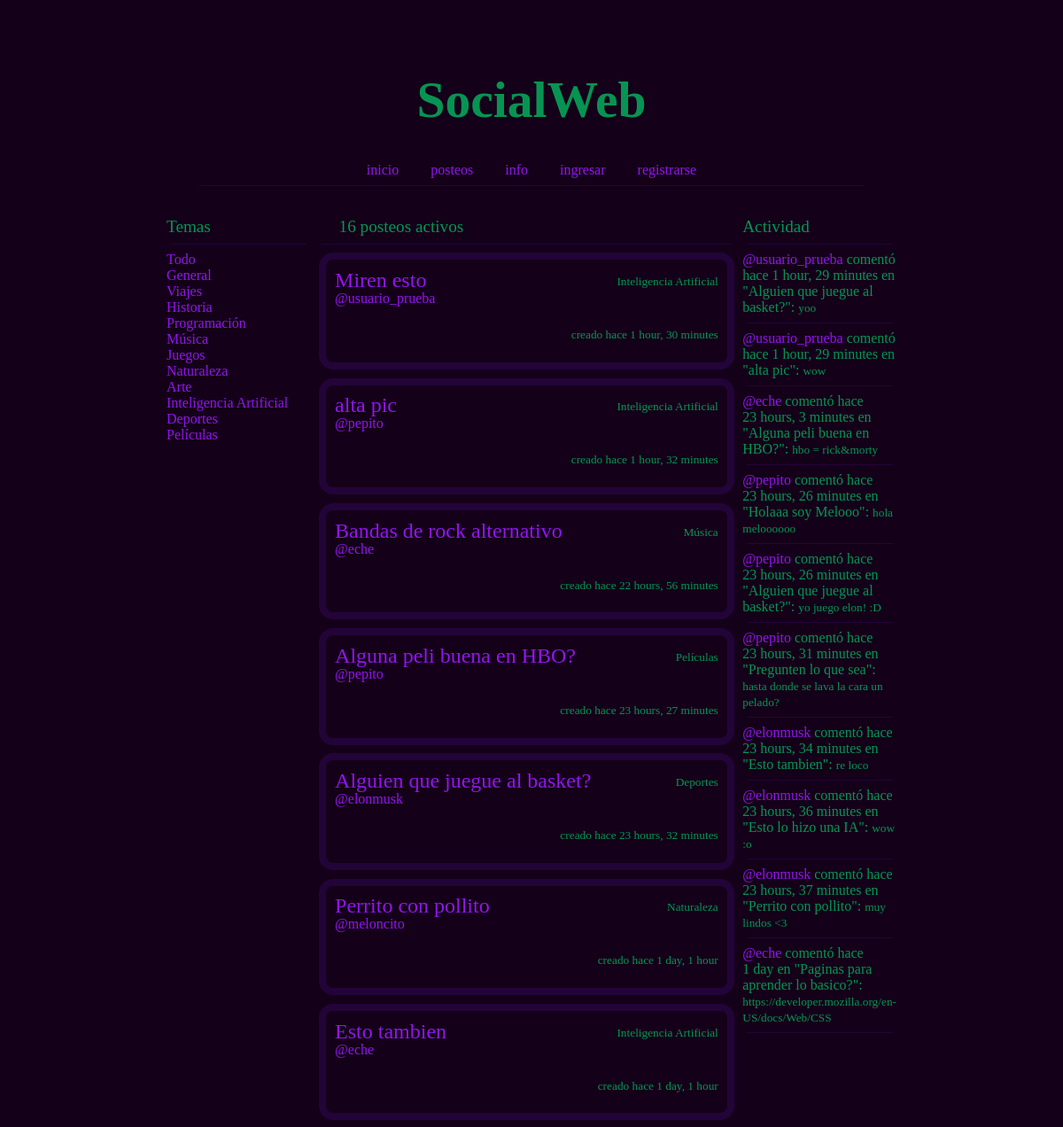
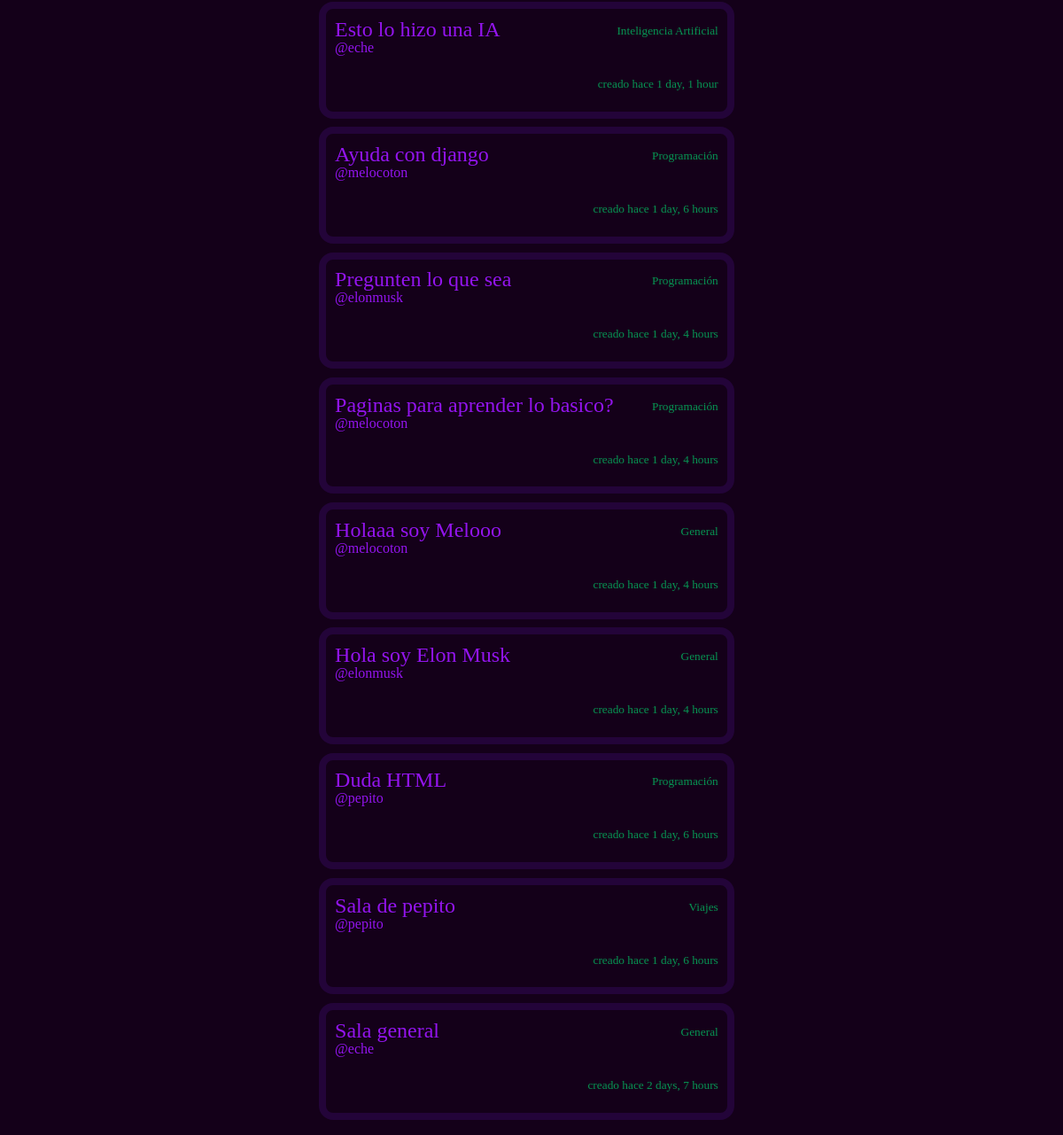
/posts/, run on the app's committed database (2 pictures, top to bottom).
### core/models.py (models this page shows, shortened)
class Topic(models.Model):
    name = models.CharField(max_length=200)

class Room(models.Model):
    host = models.ForeignKey(User, on_delete=models.SET_NULL, null=True)
    topic = models.ForeignKey(Topic, on_delete=models.SET_NULL, null=True)
    name = models.CharField(max_length=100)
    image = models.ImageField(upload_to='images/', null=True, blank=True)
    description = models.TextField(null=True, blank=True)
    participants = models.ManyToManyField(User, related_name="participants", blank=True)
    updated = models.DateTimeField(auto_now=True)
    created = models.DateTimeField(auto_now_add=True)
    class Meta:
        ordering = ["-updated", "-created"]
    def __str__(self):
        return str(self.name)

class Message(models.Model):
    user = models.ForeignKey(User, on_delete=models.CASCADE)
    room = models.ForeignKey(Room, on_delete=models.CASCADE)
    body = models.TextField()
    updated = models.DateTimeField(auto_now=True)
    created = models.DateTimeField(auto_now_add=True)
    class Meta:
        ordering = ["-updated", "-created"]
    def __str__(self):
        return str(self.body[0:50])

### core/views.py (the view)
# urls.py: path("posts/", views.home, name="home"),
def home(request):
    q = request.GET.get('q') if request.GET.get('q') != None else ''
    rooms = Room.objects.filter(
        Q(topic__name__icontains=q) |
        Q(name__icontains=q) |
        Q(host__username__icontains=q) |
        Q(description__icontains=q)
        )
    topics = Topic.objects.all()
    room_count = rooms.count()
    room_messages = Message.objects.filter(Q(room__name__icontains=q))
    context = {"rooms": rooms, "topics": topics, "room_count": room_count, "room_messages": room_messages}
    return render(request, "core/home.html", context)

### templates/core/home.html (shortened to what this page needs)
{% extends 'core/main.html' %}
{% block content %}
<div class="home-container">
    <div>
        {% include "core/topics_component.html" %}
    </div>
    <div>
        <br>
        <big class="info">{{room_count}} posteos activos</big>
        <hr>
        {% include "core/feed_component.html" %}
    </div>
    <div>
        {% include "core/activity_component.html" %}
    </div>
</div>
{% endblock %}

### templates/core/topics_component.html
<br>
<big>Temas</big>
<hr>
<div>
    <a href="{% url 'home' %}">Todo</a>
</div>
{% for topic in topics %}
<div>
    <a href="{% url 'home' %}?q={{topic.name}}">{{topic.name}}</a>
</div>
{% endfor %}

### templates/core/feed_component.html (shortened to what this page needs)
<div>
    {% for room in rooms %}
        <div class="room">
            <big class="room-title"><a href="{% url 'room' room.id %}">{{room.name}}</a></big>
            <small class="topic">{{room.topic.name}}</small>
            <br>
            {% if room.host.id %}
            <a href="{% url 'user-profile' room.host.id  %}">@{{room.host.username}}</a>
            {% endif %}
            <br>
            <small class="creation-date">creado hace {{room.created|timesince}}</small>
            <br>
        </div>
    {% endfor %}
</div>

### templates/core/activity_component.html (shortened to what this page needs)
<br>
<big>Actividad</big>
<hr>
{% for message in room_messages|slice:":10" %}
    <div>
        <a href="{% url 'user-profile' message.user.id %}">@{{message.user}}</a> comentó hace {{message.created|timesince}} en "{{message.room}}":</small>
        <small>{{message}}</small>
        <hr>
    </div>
{% endfor %}

### templates/core/index.html (style rules this page uses)
html { background: #140019; font: 100% calibri; color: #079453; padding-left: 15%; padding-right: 15%; }
a:link, a:visited { color: #9314ee; text-decoration: none; }
hr { border: 0; height: 1px; width: 95%; background:#230439 }
.info { margin-left: 2rem; }
.topic { display: block; text-align: right; margin-top: -1.25rem; margin-bottom: -1rem; }
.room { margin: 2%; padding: 2%; border: 0.5rem solid #230439; border-radius: 1rem; min-height: 6rem; max-height: 6rem; }
.room-title { font: 150% Calibri; }
.creation-date { display:block; text-align: right; padding-top:1.5rem; margin-bottom: -2.5rem; }
.home-container { display: grid; grid-template-columns: 1fr 3fr 1fr; }

### data on the page
Topic: name "General"
Topic: name "Viajes"
Topic: name "Historia"
Topic: name "Programación"
Topic: name "Música"
Topic: name "Juegos"
Topic: name "Naturaleza"
Topic: name "Arte"
Topic: name "Inteligencia Artificial"
Topic: name "Deportes"
Topic: name "Películas"
Room: name "Miren esto", topic.name "Inteligencia Artificial", host.username "usuario_prueba", created "1 hour, 30 minutes"
Room: name "alta pic", topic.name "Inteligencia Artificial", host.username "pepito", created "1 hour, 32 minutes"
Room: name "Bandas de rock alternativo", topic.name "Música", host.username "eche", created "22 hours, 56 minutes"
Room: name "Alguna peli buena en HBO?", topic.name "Películas", host.username "pepito", created "23 hours, 27 minutes"
Room: name "Alguien que juegue al basket?", topic.name "Deportes", host.username "elonmusk", created "23 hours, 32 minutes"
Room: name "Perrito con pollito", topic.name "Naturaleza", host.username "meloncito", created "1 day, 1 hour"
Room: name "Esto tambien", topic.name "Inteligencia Artificial", host.username "eche", created "1 day, 1 hour"
Room: name "Esto lo hizo una IA", topic.name "Inteligencia Artificial", host.username "eche", created "1 day, 1 hour"
Room: name "Ayuda con django", topic.name "Programación", host.username "melocoton", created "1 day, 6 hours"
Room: name "Pregunten lo que sea", topic.name "Programación", host.username "elonmusk", created "1 day, 4 hours"
Room: name "Paginas para aprender lo basico?", topic.name "Programación", host.username "melocoton", created "1 day, 4 hours"
Room: name "Holaaa soy Melooo", topic.name "General", host.username "melocoton", created "1 day, 4 hours"
Room: name "Hola soy Elon Musk", topic.name "General", host.username "elonmusk", created "1 day, 4 hours"
Room: name "Duda HTML", topic.name "Programación", host.username "pepito", created "1 day, 6 hours"
Room: name "Sala de pepito", topic.name "Viajes", host.username "pepito", created "1 day, 6 hours"
Room: name "Sala general", topic.name "General", host.username "eche", created "2 days, 7 hours"
Message: user "usuario_prueba", created "1 hour, 29 minutes", room "Alguien que juegue al basket?", body "yoo"
Message: user "usuario_prueba", created "1 hour, 29 minutes", room "alta pic", body "wow"
Message: user "eche", created "23 hours, 3 minutes", room "Alguna peli buena en HBO?", body "hbo = rick&morty"
Message: user "pepito", created "23 hours, 26 minutes", room "Holaaa soy Melooo", body "hola meloooooo"
Message: user "pepito", created "23 hours, 26 minutes", room "Alguien que juegue al basket?", body "yo juego elon! :D"
Message: user "pepito", created "23 hours, 31 minutes", room "Pregunten lo que sea", body "hasta donde se lava la cara un pelado?"
Message: user "elonmusk", created "23 hours, 34 minutes", room "Esto tambien", body "re loco"
Message: user "elonmusk", created "23 hours, 36 minutes", room "Esto lo hizo una IA", body "wow :o"
Message: user "elonmusk", created "23 hours, 37 minutes", room "Perrito con pollito", body "muy lindos <3"
Message: user "eche", created "1 day", room "Paginas para aprender lo basico?", body "https://developer.mozilla.org/en-US/docs/Web/CSS"

### other printed values
{{ room_count }} "16"
